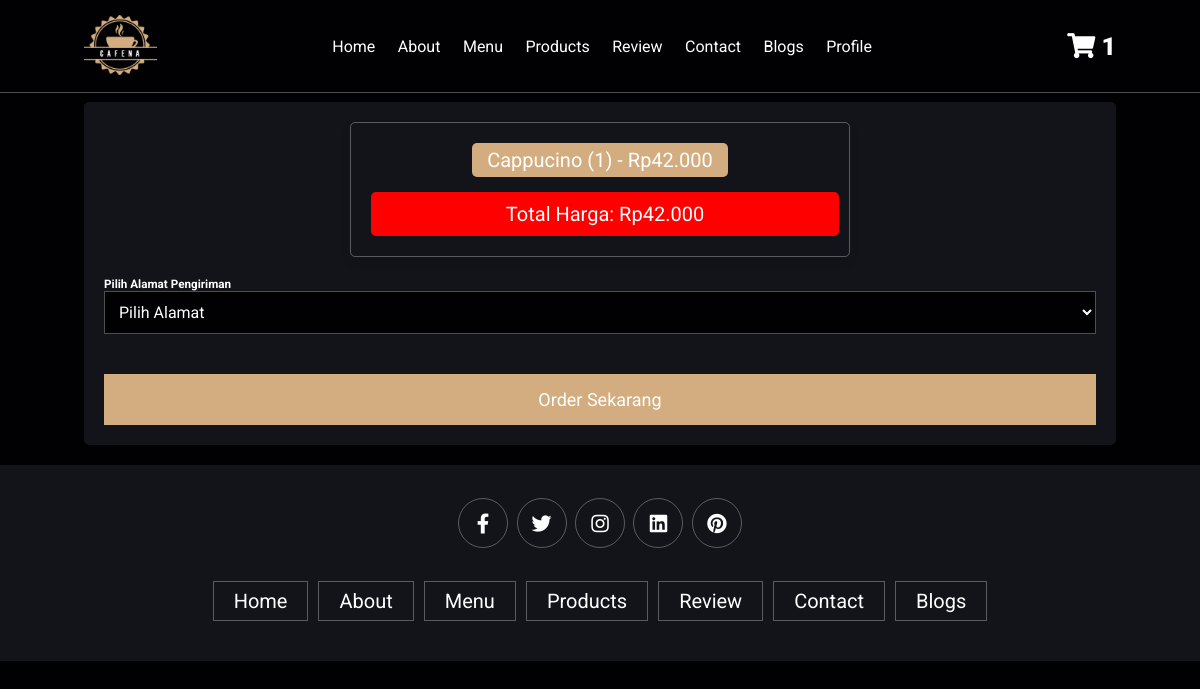
The app's page /checkout.php (signed in) with its own data.
### tables this page shows
CREATE TABLE `cart` (
  `id` int NOT NULL,
  `user_id` int NOT NULL,
  `product_id` int NOT NULL,
  `quantity` int NOT NULL DEFAULT '1',
  `created_at` timestamp NULL DEFAULT CURRENT_TIMESTAMP
);

CREATE TABLE `products` (
  `id` int NOT NULL,
  `name` varchar(255) NOT NULL,
  `price` decimal(10,2) NOT NULL,
  `image` varchar(255) DEFAULT NULL,
  `stock` int NOT NULL DEFAULT '0',
  `description` text,
  `created_at` timestamp NULL DEFAULT CURRENT_TIMESTAMP
);

### checkout.php (the view, shortened to what this page needs)
<?php
require 'proses/functions.php';
$user_id = $_SESSION['id'];
?>
<!DOCTYPE html>
<html lang="en">
<head>
    <link rel="stylesheet" href="css/checkout.css">
    <link rel="stylesheet" href="https://cdnjs.cloudflare.com/ajax/libs/font-awesome/5.15.4/css/all.min.css">
</head>
<body>
    <header class="header">
        <a href="index.php" class="logo">
            <img src="images/logo.png" alt="">
        </a>
        <nav class="navbar">
            <a href="index.php#home">home</a>
            <a href="index.php#about">about</a>
            <a href="index.php#menu">menu</a>
            <a href="index.php#products">products</a>
            <a href="index.php#review">review</a>
            <a href="index.php#contact">contact</a>
            <a href="index.php#blogs">blogs</a>
            <a href="profile/profile.php">profile</a>
        </nav>
        <div class="icons">
            <div class="fas fa-shopping-cart" id="cart-btn">
                <?php
                $cart_count = mysqli_query($conn, "SELECT COUNT(*) as count FROM `cart` WHERE user_id = '$user_id'");
                $row_count = mysqli_fetch_assoc($cart_count)['count'];
                ?>
                <a href="cart.php" class="cart_row">
                    <span><?php echo $row_count; ?></span>
                </a>
            </div>
        </div>
    </header>
    <div class="container">
        <section class="checkout-form">
            <h1 class="heading">isi <span>data diri</span> pembeli</h1>
            <form action="checkout.php" method="post" id="checkoutForm">
                <div class="display-order">
                    <?php
                    $select_cart = mysqli_query($conn,
                        "SELECT c.*, p.name as product_name, p.price as product_price
                         FROM `cart` c
                         JOIN `products` p ON c.product_id = p.id
                         WHERE c.user_id = '$user_id'");
                    $grand_total = 0;
                    if (mysqli_num_rows($select_cart) > 0) {
                        while ($fetch_cart = mysqli_fetch_assoc($select_cart)) {
                            $total_price = $fetch_cart['product_price'] * $fetch_cart['quantity'];
                            $grand_total += $total_price;
                    ?>
                            <span><?= htmlspecialchars($fetch_cart['product_name']); ?>
                            (<?= $fetch_cart['quantity']; ?>) - Rp<?= number_format($total_price, 0, ',', '.'); ?></span>
                    <?php
                        }
                        echo "<span class='grand-total'>Total Harga: Rp" . number_format($grand_total, 0, ',', '.') . "</span>";
                    } else {
                        echo "<div class='display-order'><span>Keranjang anda kosong!</span></div>";
                    }
                    ?>
                </div>
                <div class="address-select">
                    <h3>Pilih Alamat Pengiriman</h3>
                    <?php
                    $addresses = mysqli_query($conn, "SELECT * FROM addresses WHERE user_id = '$user_id'");
                    if (mysqli_num_rows($addresses) > 0) {
                    ?>
                        <select name="address_id" id="address-select">
                            <option value="">Pilih Alamat</option>
                        </select>
                    <?php } else { ?>
                        <input type="hidden" name="address_id" value="0">
                        <p>Tidak ada alamat tersimpan</p>
                    <?php } ?>
                </div>
                <input type="submit" value="Order Sekarang" name="order_btn" id="orderBtn" class="btn" <?= ($grand_total <= 0) ? 'disabled' : '' ?>>
            </form>
        </section>
    </div>
    <section class="footer">
        <div class="share">
            <a href="#" class="fab fa-facebook-f"></a>
            <a href="#" class="fab fa-twitter"></a>
            <a href="#" class="fab fa-instagram"></a>
            <a href="#" class="fab fa-linkedin"></a>
            <a href="#" class="fab fa-pinterest"></a>
        </div>
        <div class="links">
            <a href="index.php#home">home</a>
            <a href="index.php#about">about</a>
            <a href="index.php#menu">menu</a>
            <a href="index.php#products">products</a>
            <a href="index.php#review">review</a>
            <a href="index.php#contact">contact</a>
            <a href="index.php#blogs">blogs</a>
        </div>
    </section>
</body>
</html>

### css/checkout.css (style rules this page uses)
:root { --main-color:#d3ad7f; --black:#13131a; --white:#ffffff; --red:#ff0000; --bg:#010103; --border:.1rem solid rgba(255,255,255,.3); --box-shadow:0 .5rem 1rem rgba(0,0,0,.1); }
* { font-family: 'Roboto', sans-serif; margin:0; padding:0; box-sizing: border-box; outline: none; border:none; text-decoration: none; text-transform: capitalize; transition: .2s linear; }
html { font-size: 62.5%; overflow-x: hidden; scroll-padding-top: 9rem; scroll-behavior: smooth; }
body { background: var(--bg); }
section { padding:2rem 7%; }
.container { max-width: 1200px; margin:0 auto; }
.heading { text-align: center; color:#fff; text-transform: uppercase; padding-bottom: 3.5rem; font-size: 4rem; }
.heading span { color:var(--main-color); text-transform: uppercase; }
.btn { margin-top: 1rem; display: inline-block; padding:.9rem 3rem; font-size: 1.7rem; color:#fff; background: var(--main-color); cursor: pointer; }
.header { background: var(--bg); display: flex; align-items: center; justify-content: space-between; padding:1.5rem 7%; border-bottom: var(--border); position: fixed; top:0; left: 0; right: 0; z-index: 1000; }
.header .logo img { height: 6rem; }
.header .navbar a { margin:0 1rem; font-size: 1.6rem; color:#fff; }
.header .icons div { color:#fff; cursor: pointer; font-size: 2.5rem; margin-left: 2rem; }
.header .icons .cart_row span { color: #fff; }
.checkout-form form { padding:2rem; border-radius: .5rem; background-color: var(--black); }
.display-order { max-width: 50rem; background-color: var(--bg-color); border-radius: .5rem; text-align: center; padding:1.5rem; margin:0 auto; margin-bottom: 2rem; box-shadow: var(--box-shadow); border:var(--border); color: var(--main-color); }
.display-order span { display: inline-block; border-radius: .5rem; background-color: var(--main-color); padding:.5rem 1.5rem; font-size: 2rem; color:var(--white); margin:.5rem; }
.display-order span.grand-total { width: 100%; background-color: var(--red); color:var(--white); padding:1rem; margin-top: 1rem; }
.footer { background:var(--black); text-align: center; }
.footer .share { padding:1rem 0; }
.footer .share a { height: 5rem; width: 5rem; line-height: 5rem; font-size: 2rem; color:#fff; border:var(--border); margin:.3rem; border-radius: 50%; }
.footer .links { display: flex; justify-content: center; flex-wrap: wrap; padding:2rem 0; gap:1rem; }
.footer .links a { padding:.7rem 2rem; color:#fff; border:var(--border); font-size: 2rem; }

### checkout.php (style rules this page uses)
.address-select { color: var(--white); margin-bottom: 2rem; }
.address-select select { width: 100%; padding: 1rem; border: var(--border); background: var(--bg); color: var(--white); font-size: 1.6rem; }
#orderBtn { width: 100%; margin-top: 2rem; padding: 1.5rem; font-size: 1.8rem; }

### records on screen
cart: product.name "Cappucino", quantity "1", total_price "42.000"

### other values on screen
$row_count "1"
$grand_total "42.000"
